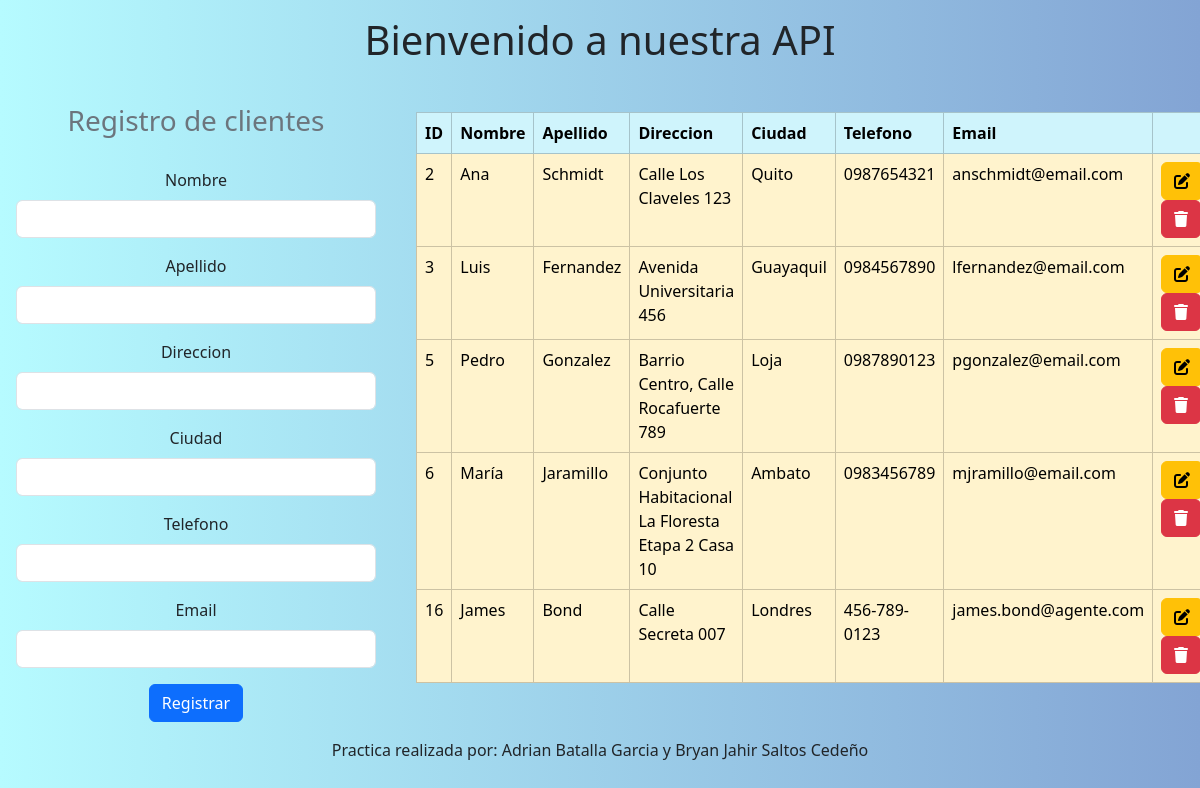
The page / on the database its author committed.
### tables this page shows
CREATE TABLE IF NOT EXISTS `clientes` (
  `ClienteID` int(11) NOT NULL AUTO_INCREMENT,
  `Nombre` varchar(100) NOT NULL,
  `Apellido` varchar(100) NOT NULL,
  `Direccion` varchar(200) DEFAULT NULL,
  `Ciudad` varchar(100) DEFAULT NULL,
  `Telefono` varchar(15) DEFAULT NULL,
  `Email` varchar(100) NOT NULL,
  PRIMARY KEY (`ClienteID`),
  UNIQUE KEY `Email` (`Email`)
);

### index.php (the view, shortened to what this page needs)
<!DOCTYPE html>
<html lang="en">
<head>
    <link href="https://cdn.jsdelivr.net/npm/bootstrap@5.3.3/dist/css/bootstrap.min.css" rel="stylesheet">
</head>
<body style="background: #83a4d4;  /* fallback for old browsers */
background: -webkit-linear-gradient(to right, #b6fbff, #83a4d4);  /* Chrome 10-25, Safari 5.1-6 */
background: linear-gradient(to right, #b6fbff, #83a4d4); /* W3C, IE 10+/ Edge, Firefox 16+, Chrome 26+, Opera 12+, Safari 7+ */
;">
    <h1 class="text-center p-3">Bienvenido a nuestra API</h1>
    <div class="container-fluid row">
        <form class="col-4 p-3" method="POST">
            <h3 class="text-center text-secondary">Registro de clientes</h3>
            <div class="mb-3 text-center" style="margin-top: 30px;">
                <label for="exampleInputEmail1" class="form-label">Nombre</label>
                <input type="text" class="form-control" name="Nombre">
            </div>
            <div class="mb-3 text-center">
                <label for="exampleInputEmail1" class="form-label">Apellido</label>
                <input type="text" class="form-control" name="Apellido">
            </div>
            <div class="mb-3 text-center">
                <label for="exampleInputEmail1" class="form-label">Direccion</label>
                <input type="text" class="form-control" name="Direccion">
            </div>
            <div class="mb-3 text-center">
                <label for="exampleInputEmail1" class="form-label">Ciudad</label>
                <input type="text" class="form-control" name="Ciudad">
            </div>
            <div class="mb-3 text-center">
                <label for="exampleInputEmail1" class="form-label">Telefono</label>
                <input type="text" class="form-control" name="Telefono">
            </div>
            <div class="mb-3 text-center">
                <label for="exampleInputEmail1" class="form-label">Email</label>
                <input type="email" class="form-control" name="Email">
            </div>
            <div class="text-center">
                <button type="submit" class="btn btn-primary" name="btnregistrar" value="ok">Registrar</button>
            </div>
        </form>
        <div class="col-8 p-4">
            <table class="table table-hover table-bordered border-primary">
                <thead>
                    <tr class="table-info">
                        <th scope="col">ID</th>
                        <th scope="col">Nombre</th>
                        <th scope="col">Apellido</th>
                        <th scope="col">Direccion</th>
                        <th scope="col">Ciudad</th>
                        <th scope="col">Telefono</th>
                        <th scope="col">Email</th>
                        <th scope="col"></th>
                    </tr>
                </thead>
                <tbody>
                    <?php
                    include "/xampp/htdocs/API_Bootstrap/Modelo/conexion.php";
                    $sql = $conexion->query("select * from clientes ");
                    while ($datos = $sql->fetch_object()) { ?>
                        <tr class="table-warning">
                            <td><?= $datos->ClienteID ?></td>
                            <td><?= $datos->Nombre ?></td>
                            <td><?= $datos->Apellido ?></td>
                            <td><?= $datos->Direccion ?></td>
                            <td><?= $datos->Ciudad ?></td>
                            <td><?= $datos->Telefono ?></td>
                            <td><?= $datos->Email ?></td>
                            <td>
                                <a href="http://localhost/API_Bootstrap/modificar_cliente.php?id=<?= $datos->ClienteID ?>" class="btn btn-small btn-warning"><i class="fa-solid fa-pen-to-square"></i></a>
                                <a onclick="return eliminar()" href="index.php?id=<?= $datos->ClienteID ?>" class="btn btn-small btn-danger"><i class="fa-solid fa-trash"></i></a>
                            </td>
                        </tr>
                    <?php }
                    ?>
                </tbody>
            </table>
        </div>
    </div>
    <footer>
        <p class="text-center">Practica realizada por: Adrian Batalla Garcia y Bryan Jahir Saltos Cedeño</p>
    </footer>
</body>
</html>

### rows shown on the page
clientes: ClienteID "2", Nombre "Ana", Apellido "Schmidt", Direccion "Calle Los Claveles 123", Ciudad "Quito", Telefono "0987654321", Email "anschmidt@email.com"
clientes: ClienteID "3", Nombre "Luis", Apellido "Fernandez", Direccion "Avenida Universitaria 456", Ciudad "Guayaquil", Telefono "0984567890", Email "lfernandez@email.com"
clientes: ClienteID "5", Nombre "Pedro", Apellido "Gonzalez", Direccion "Barrio Centro, Calle Rocafuerte 789", Ciudad "Loja", Telefono "0987890123", Email "pgonzalez@email.com"
clientes: ClienteID "6", Nombre "María", Apellido "Jaramillo", Direccion "Conjunto Habitacional La Floresta Etapa 2 Casa 10", Ciudad "Ambato", Telefono "0983456789", Email "mjramillo@email.com"
clientes: ClienteID "16", Nombre "James", Apellido "Bond", Direccion "Calle Secreta 007", Ciudad "Londres", Telefono "456-789-0123", Email "james.bond@agente.com"
